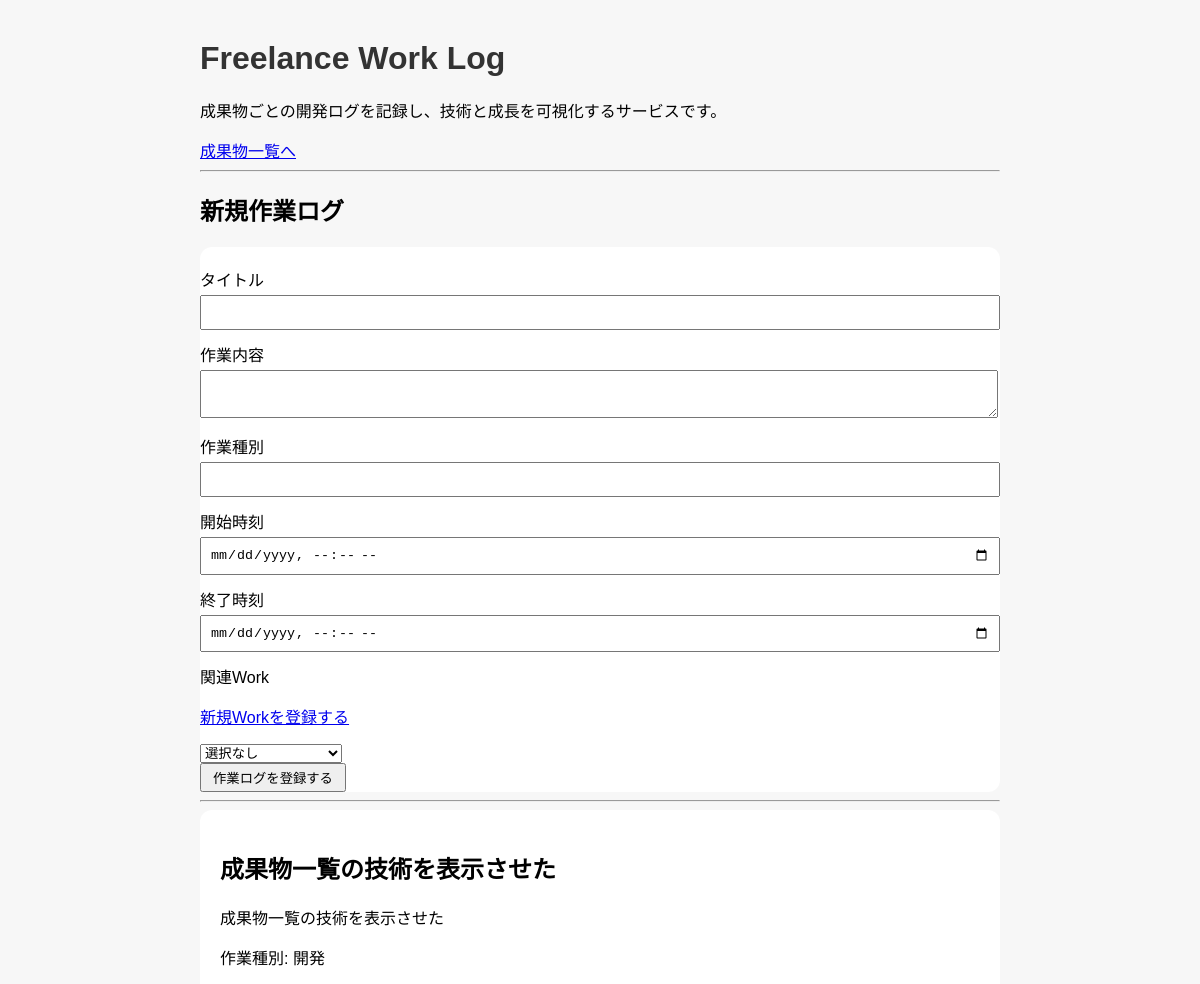
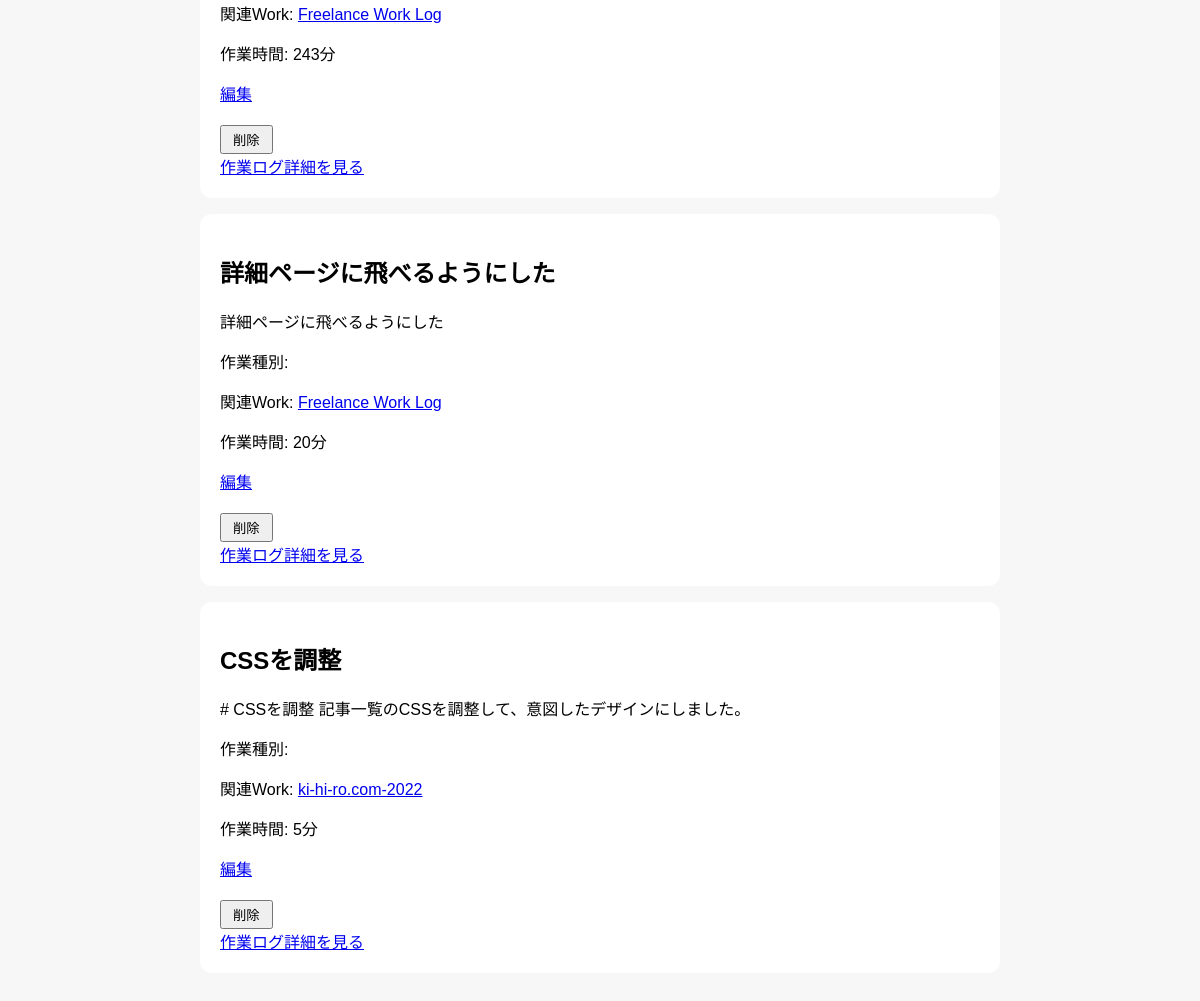
The app's page /posts-page with its own data (2 pictures, top to bottom).
### app/models.py (models this page shows)
class Post(Base):
    __tablename__ = "posts"
    id = Column(Integer, primary_key=True, index=True)
    title = Column(String)
    content = Column(String)
    task_type = Column(String)
    start_time = Column(DateTime)
    end_time = Column(DateTime)
    work_time_minutes = Column(Integer)
    work_id = Column(Integer, ForeignKey("works.id"))
    work = relationship(
        "Work",
        back_populates="posts"
    )
    created_at = Column(DateTime, default=datetime.now)

class Work(Base):
    __tablename__ = "works"
    id = Column(Integer, primary_key=True, index=True)
    title = Column(String, nullable=False)
    description = Column(Text, nullable=False)
    github_url = Column(String)
    app_url = Column(String)
    tech_stack = Column(String)
    posts = relationship(
        "Post",
        back_populates="work"
    )
    created_at = Column(DateTime, default=datetime.now)

### app/main.py (the view)
@app.get("/posts-page")
def posts_page(
    request: Request,
    work_id: int | None = None,
    db: Session = Depends(get_db)
):
    query = db.query(models.Post)
    if work_id:
        query = query.filter(
            models.Post.work_id == work_id
        )
    posts = query.all()
    works = db.query(models.Work).all()
    return templates.TemplateResponse(
        request,
        "posts.html",
        {"posts": posts, "works": works}
    )

### app/templates/posts.html (shortened to what this page needs)
<!DOCTYPE html>
<html lang="ja">
<head>
    <link rel="stylesheet" href="/static/style.css">
</head>
<body>
    <h1>Freelance Work Log</h1>
    <p>成果物ごとの開発ログを記録し、技術と成長を可視化するサービスです。</p>
    <nav>
        <a href="/works-page">成果物一覧へ</a>
    </nav>
    <hr>
    <h2>新規作業ログ</h2>
    <form action="/posts-page" method="post">
    <div>
        <label>タイトル</label><br>
        <input type="text" name="title">
    </div>
    <div>
        <label>作業内容</label><br>
        <textarea name="content"></textarea>
    </div>
    <div>
        <label>作業種別</label>
        <input type="text" name="task_type">
    </div>
    <div>
        <label>開始時刻</label>
        <input type="datetime-local" name="start_time">
        <label>終了時刻</label>
        <input type="datetime-local" name="end_time">
    </div>
    <div>
    <label>関連Work</label><br>
    <p><a href="/works-page">新規Workを登録する</a></p>
    <select name="work_id">
        <option value="">選択なし</option>
    </select>
    </div>
    <button type="submit">作業ログを登録する</button>
    </form>
    <hr>
    {% for post in posts %}
    <div class="post-card">
        <h2>{{ post.title }}</h2>
        <div>{{ post.content[:120] | safe }}</div>
        <p>作業種別: {{ post.task_type }}</p>
        {% if post.work %}
        <p>
            関連Work:
            <a href="/works-page/{{ post.work.id }}">
                {{ post.work.title }}
            </a>
        </p>
        {% endif %}
        <p>作業時間: {{ post.work_time_minutes }}分</p>
        <a href="/posts-page/{{ post.id }}/edit">編集</a>
        <form action="/posts-page/{{ post.id }}/delete" method="post">
        <button type="submit">削除</button>
        </form>
        <a href="/posts-page/{{ post.id }}">作業ログ詳細を見る</a>
    </div>
    {% endfor %}
</body>
</html>

### app/static/style.css (style rules this page uses)
body { font-family: sans-serif; max-width: 800px; margin: 40px auto; padding: 0 20px; background: #f7f7f7; }
h1 { color: #333; }
form { background: white; padding: 20px 20px 0 0; border-radius: 12px; }
input, textarea { width: 100%; padding: 8px; margin-top: 4px; margin-bottom: 12px; }
button { padding: 3px 11px; cursor: pointer; }
.post-card { background: white; padding: 20px; border-radius: 12px; margin-bottom: 16px; }

### records on screen
Post: title "成果物一覧の技術を表示させた", content "成果物一覧の技術を表示させた", task_type "開発", work "Freelance Work Log", work_time_minutes "243"
Post: title "詳細ページに飛べるようにした", content "詳細ページに飛べるようにした", work "Freelance Work Log", work_time_minutes "20"
Post: title "CSSを調整", content "# CSSを調整 記事一覧のCSSを調整して、意図したデザインにしました。", work "ki-hi-ro.com-2022", work_time_minutes "5"
